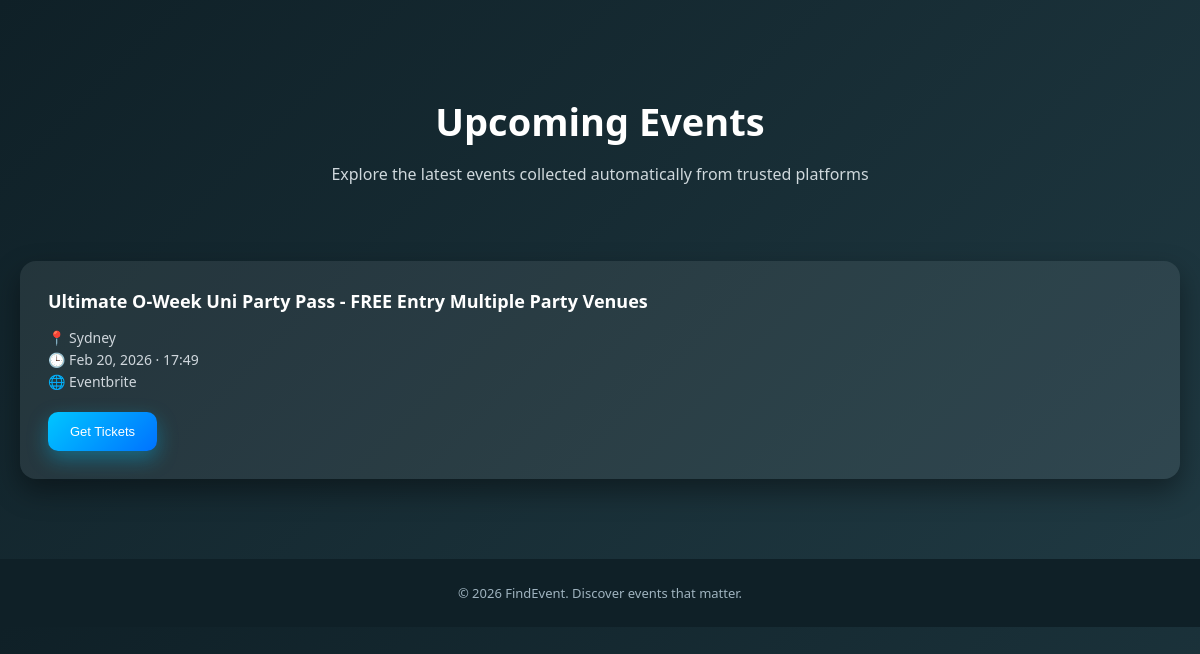
/events/ (signed in), run on the app's committed database.
### events/models.py (models this page shows, shortened)
class Event(models.Model):
    STATUS_CHOICES = [
        ('new', 'New'),
        ('updated', 'Updated'),
        ('inactive', 'Inactive'),
        ('imported', 'Imported'),
    ]
    title = models.CharField(max_length=255)
    date_time = models.DateTimeField()
    venue_name = models.CharField(max_length=255, blank=True)
    venue_address = models.TextField(blank=True)
    city = models.CharField(max_length=100, default="Sydney")
    description = models.TextField(blank=True)
    category = models.CharField(max_length=100, blank=True)
    image_url = models.URLField(blank=True)
    source_website = models.CharField(max_length=100)
    original_event_url = models.URLField()
    status = models.CharField(
        max_length=20,
        choices=STATUS_CHOICES,
        default='new'
    )
    last_scraped_at = models.DateTimeField(auto_now=True)
    created_at = models.DateTimeField(auto_now_add=True)

### events/views.py (the view)
# urls.py: path("events/", views.browse_events, name="browse_events"),
@login_required(login_url="/accounts/google/login/")
def browse_events(request):
    events = Event.objects.filter(
        status__in=["new", "updated"]
    ).order_by("-date_time")
    return render(request, "events.html", {
        "events": events
    })

### events/templates/events.html (shortened to what this page needs)
{% load static %}
<!DOCTYPE html>
<html lang="en">
<head>
</head>
<body>
<div class="page-header">
    <h1>Upcoming Events</h1>
    <p>Explore the latest events collected automatically from trusted platforms</p>
</div>
<div class="container">
    <div class="events-grid">
        {% for event in events %}
        <div class="event-card">
            <h3>{{ event.title }}</h3>
            <div class="event-meta">
                <span>📍 {{ event.city }}</span>
                <span>🕒 {{ event.date_time|date:"M d, Y · H:i" }}</span>
                <span>🌐 {{ event.source_website }}</span>
            </div>
           <button class="ticket-btn"
        onclick="openTicketModal({{ event.id }})">
          Get Tickets
      </button>
        </div>
        {% empty %}
        <div class="empty">
            <p>No events available at the moment.</p>
        </div>
        {% endfor %}
    </div>
</div>
<footer>
    © 2026 FindEvent. Discover events that matter.
</footer>
</body>
</html>

### events/templates/events.html (style rules this page uses)
body { margin: 0; font-family: "Segoe UI", Arial, sans-serif; background: linear-gradient(135deg, #0f2027, #203a43); color: #ffffff; }
.page-header { padding: 70px 20px 40px; text-align: center; }
.page-header h1 { font-size: 38px; margin-bottom: 10px; }
.page-header p { color: #cfd8dc; font-size: 16px; }
.container { max-width: 1200px; margin: auto; padding: 20px; }
.events-grid { display: grid; grid-template-columns: repeat(auto-fit, minmax(300px, 1fr)); gap: 30px; }
.event-card { background: rgba(255,255,255,0.08); border-radius: 16px; padding: 28px; box-shadow: 0 12px 28px rgba(0,0,0,0.4); transition: transform 0.4s ease, box-shadow 0.4s ease; animation: fadeUp 0.8s ease both; }
.event-card h3 { margin-top: 0; margin-bottom: 12px; font-size: 18px; line-height: 1.4; }
.event-meta { font-size: 14px; color: #d0d7dd; line-height: 1.6; margin-bottom: 18px; }
.event-meta span { display: block; }
footer { text-align: center; padding: 25px; margin-top: 60px; font-size: 13px; color: #9fb3bf; background: #0f2027; }
.ticket-btn { padding: 12px 22px; border: none; border-radius: 10px; background: linear-gradient(135deg, #00c6ff, #0072ff); color: #fff; cursor: pointer; font-size: 13px; font-weight: 500; box-shadow: 0 8px 20px rgba(0,198,255,0.35); animation: pulseGlow 2.5s infinite; transition: transform 0.3s ease, box-shadow 0.3s ease; }

### data on the page
Event: title "Ultimate O-Week Uni Party Pass - FREE Entry Multiple Party Venues", city "Sydney", date_time "Feb 20, 2026 · 17:49", source_website "Eventbrite"
